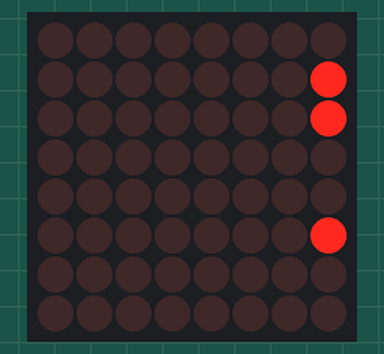
Recording of a program running on a simulated ESP32 board running MicroPython. Shown: 8×8 LED matrix. Library files of the repository ran but are not shown: max7219.py.

Above: at 0.25 s.
At 2.28 s:
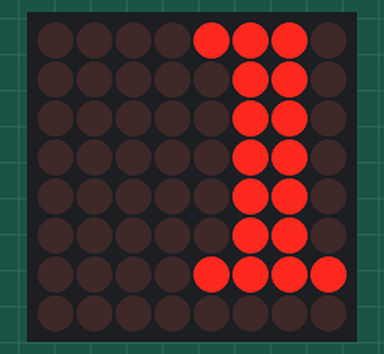
At 4.41 s:
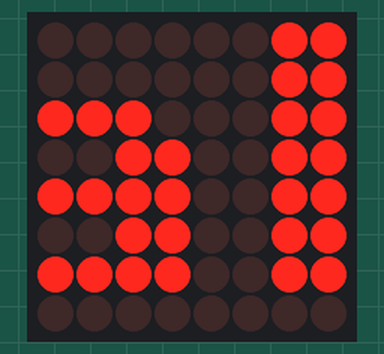
At 8.66 s:
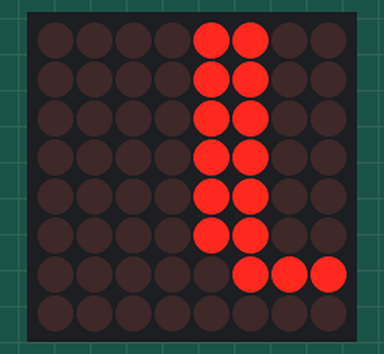
At 12.81 s:
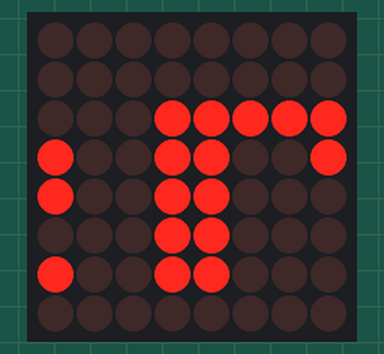
At 17.0 s:
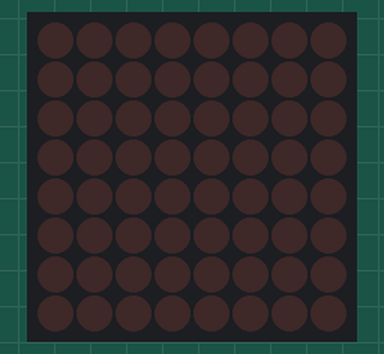

Measured:
- by itself, everything shown: repeats every 17.8 s, in 164 steps
- what the display in image 5 shows lasts 1.1 s, from 16.9 s to 18.0 s

The program:

LAB01_EX04_ESP32.py
```python
from machine import Pin, SPI
from max7219 import Max7219

spi = SPI(1,sck=Pin(14),mosi=Pin(13))
#CLK=sck=D14,DIN=mosi=D13,cs=D15
cs = Pin(15,Pin.OUT)
display = Max7219(8,8,spi,cs,False) #width=8 height=8
display.brightness(5)

while True:
    display.marquee('Silpakorn University')
```
